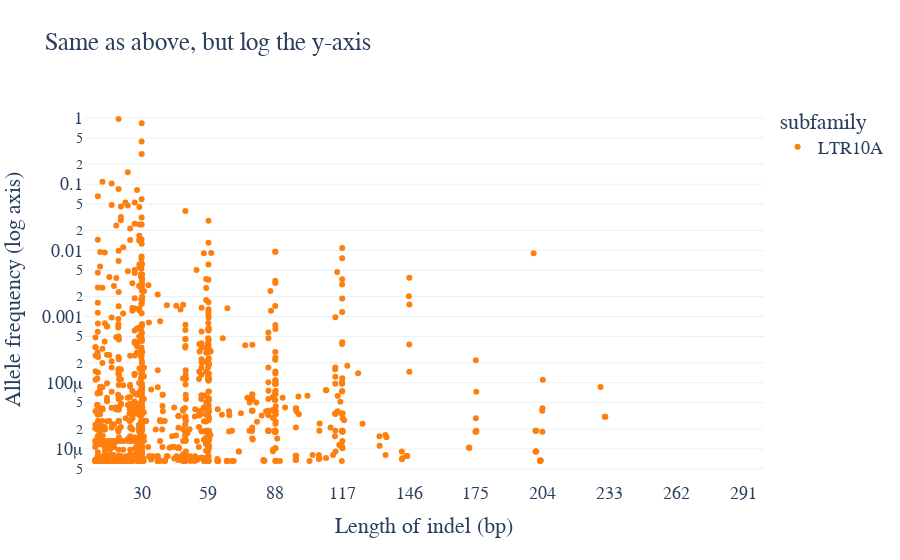
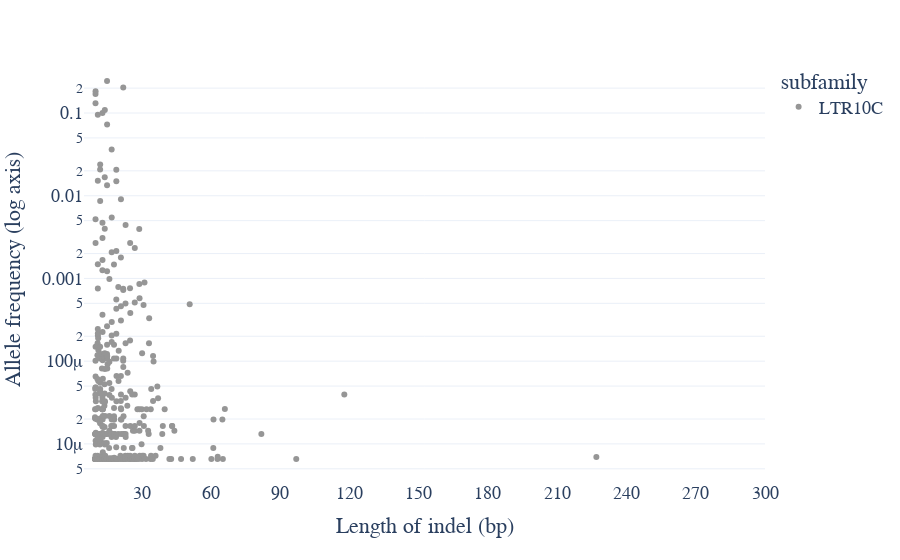

The cell these charts' notebook holds for them, in order:
### Code cell
import plotly.express as px
import pandas as pd
import numpy as np
from plotly.subplots import make_subplots

dfA = pd.read_csv('gnomad.indels.10to300bp.LTR10A.tab', sep='\t')
#print(dfA)

figA = px.strip(dfA, x="length", y="af",
                   #size="af", size_max=20,
                   color="subfamily",
                   color_discrete_sequence=['#FF7F0E'],
                   title="Same as above, but log the y-axis"
                   )

for template in ["plotly_white"]:    
    #figA.update_xaxes(categoryorder="category ascending")
    #figA.update_yaxes(categoryorder="category descending")
    figA.update_layout(template=template)
    #figA.update_layout(autosize=False,width=600,height=300)
    
figA.update_traces(quartilemethod="linear", jitter=1)

figA.update_layout(
    xaxis_title_text='Length of indel (bp)', # xaxis label
    yaxis_title_text='Allele frequency (log axis)', # yaxis label
)

#figA.update_layout(yaxis_range=[0,125])
figA.update_layout(xaxis_range=[5,300])
figA.update_xaxes(tick0=30, dtick=29)

figA.update_layout(yaxis_type="log")

figA.layout.font.family = 'Helvetica'
figA.update_layout(font=dict(size=18))

figA.show()

##################################################################################################################

dfC = pd.read_csv('gnomad.indels.10to300bp.LTR10C.tab', sep='\t')
#print(dfC)

figC = px.strip(dfC, x="length", y="af",
                   #size="af", size_max=20,
                   color="subfamily",
                   color_discrete_sequence=['#969696'],
                   )

for template in ["plotly_white"]:    
    figC.update_layout(template=template)
    
figC.update_traces(quartilemethod="linear", jitter=1)

figC.update_layout(
    xaxis_title_text='Length of indel (bp)', # xaxis label
    yaxis_title_text='Allele frequency (log axis)', # yaxis label
)

figC.update_layout(xaxis_range=[5,300])
figC.update_xaxes(tick0=0, dtick=30)

figC.update_layout(yaxis_type="log")

figC.layout.font.family = 'Helvetica'
figC.update_layout(font=dict(size=18))

figC.show()

###################################################################

##################################################################################################################

dfF = pd.read_csv('gnomad.indels.10to300bp.LTR10F.tab', sep='\t')

figF = px.strip(dfF, x="length", y="af",
                   #size="af", size_max=20,
                   color="subfamily",
                   color_discrete_sequence=['#D62728'],
                   )

for template in ["plotly_white"]:    
    figF.update_layout(template=template)

figF.update_traces(quartilemethod="linear", jitter=1)

figF.update_layout(
    xaxis_title_text='Length of indel (bp)', # xaxis label
    yaxis_title_text='Allele frequency (log axis)', # yaxis label
)

figF.update_layout(xaxis_range=[5,300])
figF.update_xaxes(tick0=29, dtick=28)

figF.update_layout(yaxis_type="log")

figF.layout.font.family = 'Helvetica'
figF.update_layout(font=dict(size=18))

figF.show()

### Figure 1 — Plotly figure (JSON) as saved in the notebook; plotly's stock layout.template omitted (floating-point values rounded to 4 significant figures; data arrays with more than 128 entries replaced by an {"elided": "..."} marker saying what was removed)
{"data": [{"alignmentgroup": "True", "boxpoints": "all", "fillcolor": "rgba(255,255,255,0)", "hoveron": "points", "hovertemplate": "subfamily=LTR10A<br>length=%{x}<br>af=%{y}<extra></extra>", "jitter": 1, "legendgroup": "LTR10A", "line": {"color": "rgba(255,255,255,0)"}, "marker": {"color": "#FF7F0E"}, "name": "LTR10A", "offsetgroup": "LTR10A", "orientation": "v", "pointpos": 0, "quartilemethod": "linear", "showlegend": true, "type": "box", "x": {"elided": "1241 int values"}, "x0": " ", "xaxis": "x", "y": {"elided": "1241 float values"}, "y0": " ", "yaxis": "y"}], "layout": {"boxmode": "group", "font": {"family": "Helvetica", "size": 18}, "legend": {"title": {"text": "subfamily"}, "tracegroupgap": 0}, "title": {"text": "Same as above, but log the y-axis"}, "xaxis": {"anchor": "y", "domain": [0, 1], "dtick": 29, "range": [5, 300], "tick0": 30, "title": {"text": "Length of indel (bp)"}}, "yaxis": {"anchor": "x", "domain": [0, 1], "title": {"text": "Allele frequency (log axis)"}, "type": "log"}}}

### Figure 2 — Plotly figure (JSON) as saved in the notebook; plotly's stock layout.template omitted (floating-point values rounded to 4 significant figures; data arrays with more than 128 entries replaced by an {"elided": "..."} marker saying what was removed)
{"data": [{"alignmentgroup": "True", "boxpoints": "all", "fillcolor": "rgba(255,255,255,0)", "hoveron": "points", "hovertemplate": "subfamily=LTR10C<br>length=%{x}<br>af=%{y}<extra></extra>", "jitter": 1, "legendgroup": "LTR10C", "line": {"color": "rgba(255,255,255,0)"}, "marker": {"color": "#969696"}, "name": "LTR10C", "offsetgroup": "LTR10C", "orientation": "v", "pointpos": 0, "quartilemethod": "linear", "showlegend": true, "type": "box", "x": {"elided": "410 int values"}, "x0": " ", "xaxis": "x", "y": {"elided": "410 float values"}, "y0": " ", "yaxis": "y"}], "layout": {"boxmode": "group", "font": {"family": "Helvetica", "size": 18}, "legend": {"title": {"text": "subfamily"}, "tracegroupgap": 0}, "margin": {"t": 60}, "xaxis": {"anchor": "y", "domain": [0, 1], "dtick": 30, "range": [5, 300], "tick0": 0, "title": {"text": "Length of indel (bp)"}}, "yaxis": {"anchor": "x", "domain": [0, 1], "title": {"text": "Allele frequency (log axis)"}, "type": "log"}}}
